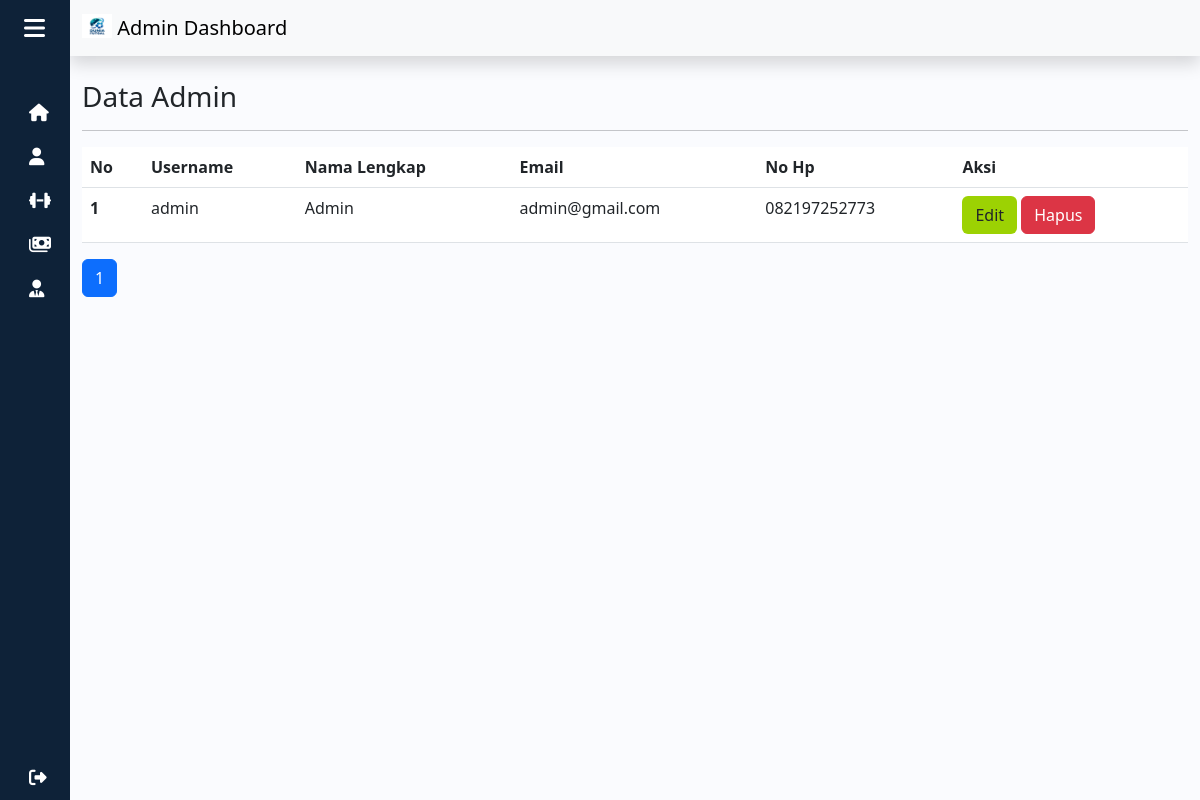
The app's page /admin/admin.php (signed in) with its own data.
### tables this page shows
CREATE TABLE `admin_212279` (
  `212279_id_user` int(3) NOT NULL,
  `212279_username` varchar(20) NOT NULL,
  `212279_password` varchar(20) NOT NULL,
  `212279_nama` varchar(50) NOT NULL,
  `212279_no_handphone` varchar(15) NOT NULL,
  `212279_email` varchar(50) NOT NULL
);

### functions.php (called while the page is built, shortened)
<?php
$conn = mysqli_connect("localhost", "root", "", "futsal");
function query($query)
{
  global $conn;
  $result = mysqli_query($conn, $query);
  $rows = [];
  while ($row = mysqli_fetch_assoc($result)) {
    $rows[] = $row;
  }
  return $rows;
}

### admin/admin.php (the view, shortened to what this page needs)
<?php
require "../functions.php";
$jmlHalamanPerData = 5;
$jumlahData = count(query("SELECT * FROM admin_212279"));
$jmlHalaman = ceil($jumlahData / $jmlHalamanPerData);
if (isset($_GET["halaman"])) {
  $halamanAktif = $_GET["halaman"];
} else {
  $halamanAktif = 1;
}
$awalData = ($jmlHalamanPerData * $halamanAktif) - $jmlHalamanPerData;
$admin = query("SELECT * FROM admin_212279 LIMIT $awalData, $jmlHalamanPerData");
?>
<!DOCTYPE html>
<html lang="en">
<head>
  <link rel="stylesheet" href="../style.css">
  <link rel="stylesheet" href="https://cdnjs.cloudflare.com/ajax/libs/font-awesome/6.4.0/css/all.min.css">
  <link href="https://cdn.lineicons.com/4.0/lineicons.css" rel="stylesheet" />
  <link href="https://cdn.jsdelivr.net/npm/bootstrap@5.3.0-alpha1/dist/css/bootstrap.min.css" rel="stylesheet">
</head>
<body>
  <div class="wrapper">
    <aside id="sidebar">
      <div class="d-flex">
        <button class="toggle-btn" type="button">
          <i class="fa-solid fa-bars"></i>
        </button>
      </div>
      <ul class="sidebar-nav">
        <li class="sidebar-item">
          <a href="home.php" class="sidebar-link">
          <i class="fa-solid fa-house"></i>
          </a>
        </li>
        <li class="sidebar-item">
          <a href="member.php" class="sidebar-link">
            <i class="fa-solid fa-user"></i>
          </a>
        </li>
        <li class="sidebar-item">
          <a href="lapangan.php" class="sidebar-link">
            <i class="fa-solid fa-dumbbell"></i>
          </a>
        </li>
        <li class="sidebar-item">
          <a href="pesan.php" class="sidebar-link">
            <i class="fa-solid fa-money-bills"></i>
          </a>
        </li>
        <li class="sidebar-item">
          <a href="admin.php" class="sidebar-link">
            <i class="fa-solid fa-user-tie"></i>
          </a>
        </li>
      </ul>
      <div class="sidebar-footer">
        <a href="../logout.php" class="sidebar-link">
          <i class="fa-solid fa-right-from-bracket"></i>
        </a>
      </div>
    </aside>
    <div class="main">
      <nav class="navbar bg-light shadow">
        <div class="container-fluid">
          <a class="navbar-brand" href="#">
            <img src="../assets/img/logo.jpg" alt="Logo" width="30" height="24" class="d-inline-block align-text-top">
            Admin Dashboard
          </a>
        </div>
      </nav>
        <div class="container">
      <h3 class="mt-4">Data Admin</h3>
      <hr>
       <div class="table-responsive">
      <table class="table table-hover ">
        <thead class="table-inti">
          <tr>
            <th scope="col">No</th>
            <th scope="col">Username</th>
            <th scope="col">Nama Lengkap</th>
            <th scope="col">Email</th>
            <th scope="col">No Hp</th>
            <th scope="col">Aksi</th>
          </tr>
        </thead>
        <tbody>
          <?php $i = 1; ?>
          <?php foreach ($admin as $row) : ?>
            <tr>
              <th scope="row"><?= $i++; ?></th>
              <td><?= $row["212279_username"]; ?></td>
              <td><?= $row["212279_nama"]; ?></td>
              <td><?= $row["212279_email"]; ?></td>
              <td><?= $row["212279_no_handphone"]; ?> </td>
              <td>
                <button class="btn btn-inti" data-bs-toggle="modal" data-bs-target="#editModal<?= $row["212279_id_user"]; ?>">Edit</button>
                <a href="./controller/hapusAdmin.php?id=<?= $row["212279_id_user"]; ?>" class="btn btn-danger">Hapus</a>
              </td>
            </tr>
          <?php endforeach; ?>
        </tbody>
      </table>
      </div>
      <ul class="pagination">
        <?php for ($i = 1; $i <= $jmlHalaman; $i++) : ?>
          <?php if ($i == $halamanAktif) : ?>
            <li class="page-item active"><a class="page-link" href="?halaman=<?= $i; ?>"><?= $i; ?></a></li>
          <?php else : ?>
            <li class="page-item "><a class="page-link" href="?halaman=<?= $i; ?>"><?= $i; ?></a></li>
          <?php endif; ?>
        <?php endfor; ?>
      </ul>
    </div>
    </div>
</body>
</html>

### style.css (style rules this page uses)
:root { --primary: #9cd203; --hover: #79a300; --bg: #eeeeee; }
a { text-decoration: none; }
li { list-style: none; }
body { font-family: 'Poppins', sans-serif; }
.wrapper { display: flex; }
.main { min-height: 100vh; width: 100%; overflow: hidden; transition: all 0.35s ease-in-out; background-color: #fafbfe; }
#sidebar { width: 70px; min-width: 70px; z-index: 1000; transition: all .25s ease-in-out; background-color: #0e2238; display: flex; flex-direction: column; }
.toggle-btn { background-color: transparent; cursor: pointer; border: 0; padding: 1rem 1.5rem; }
.toggle-btn i { font-size: 1.5rem; color: #FFF; }
.sidebar-nav { padding: 2rem 0; flex: 1 1 auto; }
a.sidebar-link { text-decoration: none !important; padding: .625rem 1.625rem; color: #FFF; display: block; font-size: 1rem; white-space: nowrap; border-left: 3px solid transparent; }
.sidebar-link i { font-size: 1.1rem; margin-right: .75rem; }
.sidebar-item { position: relative; }
.table-inti { background-color: #0e2238; color: #FFF; }
.btn-inti { background-color: var(--primary) !important; }

### records on screen
admin_212279: 212279_username "admin", 212279_nama "Admin", 212279_email "admin@gmail.com", 212279_no_handphone "082197252773"
